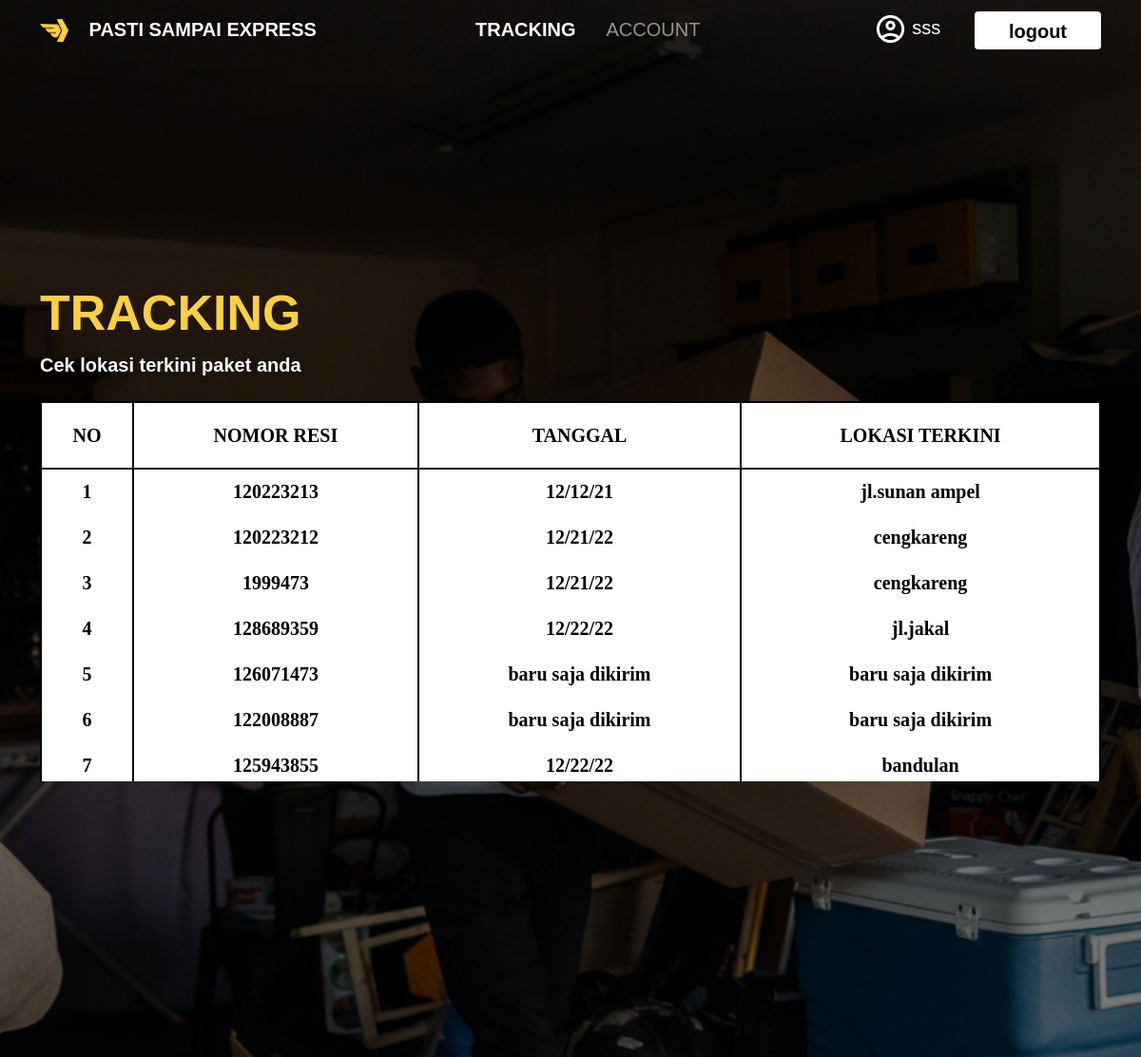
/dashboard (signed in), run on an earlier commit of the app's database.
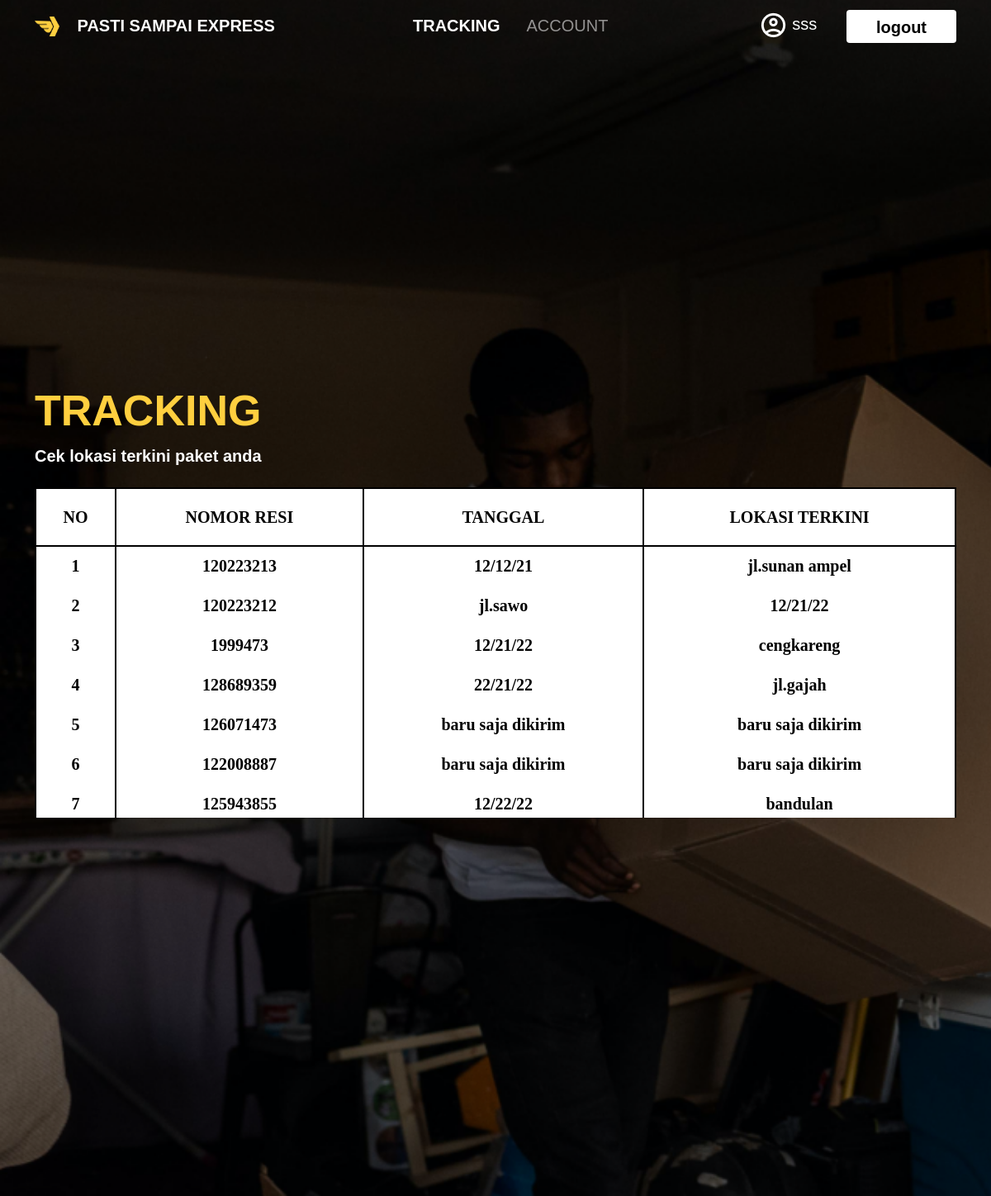
And on a later commit of the database.
### pastisampai/models.py (models this page shows)
class Resi(db.Model):
    id = db.Column(db.Integer(),primary_key=True)
    no_resi = db.Column(db.Integer(),nullable=False)
    sender_n = db.Column(db.String(length=60),nullable=False)
    receiver_n = db.Column(db.String(length=60),nullable=False)
    origin_n = db.Column(db.String(length=60),nullable=False)
    destination_n = db.Column(db.String(length=60),nullable=False)
    type_of_packet = db.Column(db.String(length=60),nullable=False)
    type_of_service = db.Column(db.String(length=60),nullable=False)
    sender_pn = db.Column(db.Integer(),nullable=False)
    receiver_pn = db.Column(db.Integer(),nullable=False)
    weight_packet = db.Column(db.String(length=30),nullable=False)
    arrived_at = db.Column(db.String(length=30),nullable=False)
    time_on_update = db.Column(db.String(length=60),nullable=False)
    time_on_deliver = db.Column(db.String(length=60),nullable=False)
    ongkir = db.Column(db.String(length=30),nullable=False)

### pastisampai/routes.py (the view)
@app.route('/dashboard',methods=["GET","POST"])
@login_required
def dashboard_page():
    if not current_user.roles == 'admin':
        session['url'] = url_for('dashboard_page')
        user = current_user.resi
        return render_template("dashboard.html",resis=user)
    flash('admin cant access those pages!',category='error')
    if 'url' in session:
        return redirect(session['url'])
    return redirect(url_for('home_page'))

### pastisampai/models.py (called while the page is built)
@login_manager.user_loader
def load_user(user_id):
    return User.query.get(int(user_id))

### pastisampai/templates/dashboard.html (shortened to what this page needs)
{% extends 'index.html' %}
{% block content %}
        <section id="dashboard">
            <div class="container h-100">
                <div class="row h-100">
                    <div class="col-md-12 dashboard-tagline my-auto">
                        <h1>TRACKING</h1>
                        <p>Cek lokasi terkini paket anda</p>
                        <div class="table-wrapper-scroll-y my-custom-scrollbar">
                            <table class="table table-bordered">
                              <thead>
                                <tr>
                                    <th scope="col">NO</th>
                                    <th scope="col">NOMOR RESI</th>
                                    <th scope="col">TANGGAL</th>
                                    <th scope="col">LOKASI TERKINI</th>
                                </tr>
                              </thead>
                                <tbody>
                                {% if resis %}
                                {% for resi in resis %}
                                <tr>
                                    <th scope="row">{{loop.index}}</th>
                                    <td>{{resi.no_resi}}</td>
                                    <td>{{resi.time_on_update}}</td>
                                    <td>{{resi.arrived_at}}</td>
                                </tr>
                                {% endfor %}
                                {% endif %}
                                </tbody>
                            </table>
                        </div>
                    </div>
                </div>
            </div>
        </section>
{% endblock %}

What changed in the data, as far as the page shows it:
changed Resi: time_on_update "12/21/22" → "jl.sawo"; arrived_at "cengkareng" → "12/21/22"
changed Resi: time_on_update "12/22/22" → "22/21/22"; arrived_at "jl.jakal" → "jl.gajah"
